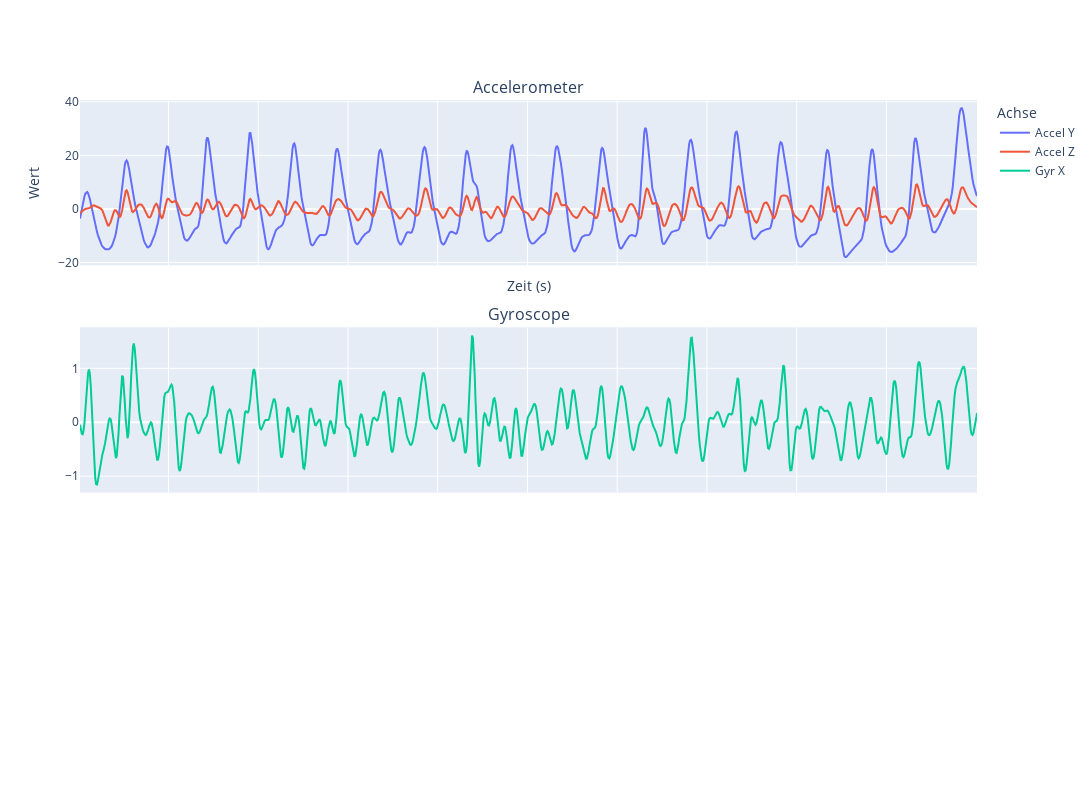

The notebook cell this image was saved under:
### Markdown cell above
**Frequenz gefiltert**<br>
Beobachtungen für Springen sowie Kniebeugen Plots:<br>
Die Plots der beiden Beschleunigungen auf der y sowie z -Achse sind sich extrem ähnlich.<br>
Die Ausschläge des Gyroscopes passen zu den Ausschlägen der Beschleunigung.

### Code cell
plot_df(filtered_df_j)

### Figure 1 — Plotly figure (JSON) as saved in the notebook; plotly's stock layout.template omitted (floating-point values rounded to 4 significant figures; data arrays with more than 128 entries replaced by an {"elided": "..."} marker saying what was removed)
{"data": [{"name": "Accel Y", "type": "scatter", "x": {"elided": "1001 float values"}, "y": {"elided": "1001 float values"}}, {"name": "Accel Z", "type": "scatter", "x": {"elided": "1001 float values"}, "y": {"elided": "1001 float values"}}, {"marker": {"size": 4}, "name": "Gyr X", "type": "scatter", "x": {"elided": "1001 float values"}, "xaxis": "x2", "y": {"elided": "1001 float values"}, "yaxis": "y2"}], "layout": {"annotations": [{"font": {"size": 16}, "showarrow": false, "text": "Accelerometer", "x": 0.5, "xanchor": "center", "xref": "paper", "y": 1, "yanchor": "bottom", "yref": "paper"}, {"font": {"size": 16}, "showarrow": false, "text": "Gyroscope", "x": 0.5, "xanchor": "center", "xref": "paper", "y": 0.6333, "yanchor": "bottom", "yref": "paper"}], "height": 800, "legend": {"title": {"text": "Achse"}}, "width": 2000, "xaxis": {"anchor": "y", "domain": [0, 1], "matches": "x3", "showticklabels": false, "title": {"text": "Zeit (s)"}}, "xaxis2": {"anchor": "y2", "domain": [0, 1], "matches": "x3", "showticklabels": false}, "xaxis3": {"anchor": "y3", "domain": [0, 1]}, "yaxis": {"anchor": "x", "domain": [0.7333, 1], "title": {"text": "Wert"}}, "yaxis2": {"anchor": "x2", "domain": [0.3667, 0.6333]}, "yaxis3": {"anchor": "x3", "domain": [0, 0.2667]}}}
